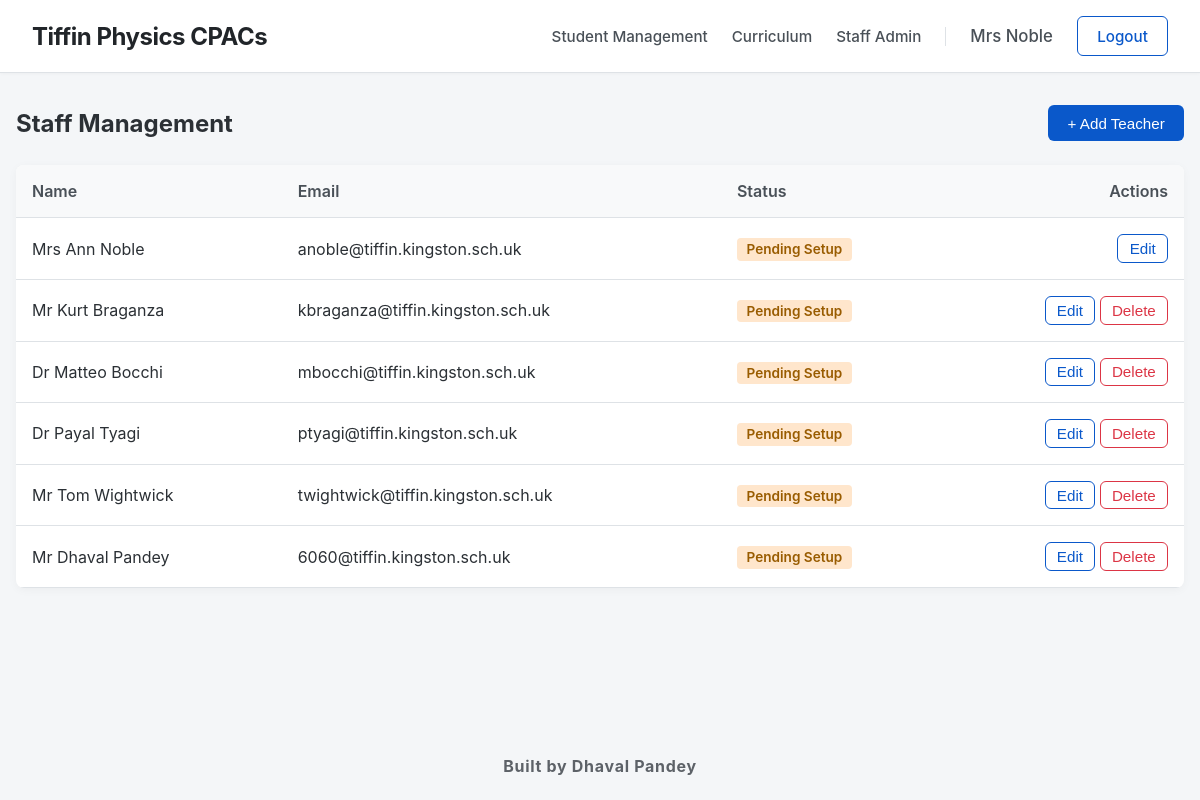
Screenshot of /teachers (signed in) with the database file from the repository.
### app.py (models this page shows, shortened)
class Teacher(UserMixin, db.Model):
    id = db.Column(db.Integer, primary_key=True)
    email = db.Column(db.String(150), unique=True, nullable=False)
    password = db.Column(db.String(200), nullable=True)
    title = db.Column(db.String(10), nullable=False)
    first_name = db.Column(db.String(100), nullable=False)
    last_name = db.Column(db.String(100), nullable=False)
    @property
    def role(self): return 'teacher'

### app.py (the view)
@app.route('/teachers')
@teacher_required
def teacher_management():
    teachers = Teacher.query.all()
    return render_template('teacher_management.html', teachers=teachers)

### app.py (called while the page is built)
@login_manager.user_loader
def load_user(user_id):
    if user_id.startswith('teacher_'): return Teacher.query.get(int(user_id.split('_')[1]))
    elif user_id.startswith('student_'): return Student.query.get(int(user_id.split('_')[1]))
    return None

def teacher_required(f):
    @wraps(f)
    def decorated_function(*args, **kwargs):
        if not current_user.is_authenticated or current_user.role != 'teacher': abort(403)
        return f(*args, **kwargs)
    return decorated_function

### templates/teacher_management.html (shortened to what this page needs)
{% extends 'base.html' %} {% block content %}
<div class="section-header">
	<h2 style="margin: 0">Staff Management</h2>
	<button
		class="btn"
		onclick="
			document.getElementById('addTeacherModal').style.display = 'flex'
		">
		+ Add Teacher
	</button>
</div>
<table class="data-table">
	<tr>
		<th>Name</th>
		<th>Email</th>
		<th>Status</th>
		<th style="text-align: right">Actions</th>
	</tr>
	{% for t in teachers %}
	<tr>
		<td>{{ t.title }} {{ t.first_name }} {{ t.last_name }}</td>
		<td>{{ t.email }}</td>
		<td>
			{% if t.password %}
			<span
				style="
					color: #0f5132;
					background: #d1e7dd;
					padding: 0.2rem 0.6rem;
					border-radius: 4px;
					font-weight: 600;
					font-size: 0.85rem;
				"
				>Active</span
			>
			{% else %}
			<span
				style="
					color: #995c00;
					background: #ffe6cc;
					padding: 0.2rem 0.6rem;
					border-radius: 4px;
					font-weight: 600;
					font-size: 0.85rem;
				"
				>Pending Setup</span
			>
			{% endif %}
		</td>
		<td style="text-align: right">
			<button
				class="btn btn-outline"
				style="padding: 0.3rem 0.7rem"
				onclick="openEditTeacher({{ t.id }}, '{{ t.title }}', '{{ t.first_name }} {{ t.last_name }}')">
				Edit
			</button>
			{% if current_user.id != t.id %}
			<form
				method="POST"
				action="{{ url_for('delete_teacher', id=t.id) }}"
				style="display: inline"
				onsubmit="return confirm('Delete teacher {{ t.last_name }}?');">
				<button
					type="submit"
					class="btn btn-danger"
					style="padding: 0.3rem 0.7rem">
					Delete
				</button>
			</form>
			{% endif %}
		</td>
	</tr>
	{% endfor %}
</table>
{% endblock %}

### templates/base.html (shortened to what this page needs)
<!doctype html>
<html lang="en">
	<head>
	</head>
	<body>
		<nav class="navbar">
			<h2>
				<a
					href="{% if current_user.is_authenticated and current_user.role == 'teacher' %}{{ url_for('dashboard') }}{% else %}{{ url_for('home') }}{% endif %}"
					class="navbar-brand"
					>Tiffin Physics CPACs</a
				>
			</h2>
			<div style="display: flex; align-items: center">
				{% if current_user.is_authenticated %} {% if current_user.role
				== 'teacher' %}
				<div class="nav-menu">
					<a href="{{ url_for('dashboard') }}" class="nav-link"
						>Student Management</a
					>
					<a
						href="{{ url_for('curriculum_management') }}"
						class="nav-link"
						>Curriculum</a
					>
					<a
						href="{{ url_for('teacher_management') }}"
						class="nav-link"
						>Staff Admin</a
					>
				</div>
				<span class="user-name"
					>{{ current_user.title }} {{ current_user.last_name }}</span
				>
				{% endif %}
				<a href="{{ url_for('logout') }}" class="btn btn-outline"
					>Logout</a
				>
				{% endif %}
			</div>
		</nav>
		<div class="content-wrapper">
			<div class="container">
				 {% block content %}{%
				endblock %}
			</div>
		</div>
		<b><footer class="site-footer">Built by Dhaval Pandey</footer></b>
	</body>
</html>

### templates/base.html (style rules this page uses)
:root { --bg: #f4f6f8; --text: #2b3035; --primary: #0a58ca; --border: #dee2e6; }
html, body { height: 100%; }
body { font-family: -apple-system, BlinkMacSystemFont, "Segoe UI", Roboto, sans-serif; background: var(--bg); color: var(--text); margin: 0; padding: 0; display: flex; flex-direction: column; }
.navbar { background: #ffffff; padding: 1rem 2rem; border-bottom: 1px solid var(--border); display: flex; justify-content: space-between; align-items: center; box-shadow: 0 1px 3px rgba(0, 0, 0, 0.03); }
.navbar h2 { margin: 0; font-weight: 700; letter-spacing: -0.5px; }
.navbar-brand { text-decoration: none; color: #212529; transition: color 0.2s ease; }
.nav-menu { display: flex; gap: 1.5rem; align-items: center; margin-right: 1.5rem; padding-right: 1.5rem; border-right: 1px solid var(--border); }
.nav-link { text-decoration: none; color: #495057; font-weight: 500; font-size: 0.95rem; transition: color 0.2s; }
.user-name { font-weight: 500; font-size: 1.05rem; margin-right: 1.5rem; color: #495057; }
.content-wrapper { flex: 1; }
.container { max-width: 1400px; margin: 2rem auto; padding: 0 1rem; }
.btn { padding: 0.6rem 1.2rem; border: none; border-radius: 6px; background: var(--primary); color: white; cursor: pointer; text-decoration: none; font-size: 0.95rem; font-weight: 500; transition: background 0.2s; }
.btn-outline { background: transparent; border: 1px solid var(--primary); color: var(--primary); }
.btn-danger { background: white; border: 1px solid #dc3545; color: #dc3545; }
.site-footer { text-align: center; padding: 1.5rem; color: #5d6268; font-size: 1rem; letter-spacing: 0.7px; background: transparent; }

### templates/teacher_management.html (style rules this page uses)
.data-table { width: 100%; border-collapse: collapse; background: white; border-radius: 8px; overflow: hidden; box-shadow: 0 2px 10px rgba(0, 0, 0, 0.04); margin-bottom: 3rem; }
.data-table th, .data-table td { padding: 1rem; text-align: left; border-bottom: 1px solid var(--border); }
.data-table th { background: #f8f9fa; font-weight: 600; color: #495057; }
.section-header { display: flex; justify-content: space-between; align-items: center; margin-bottom: 1.5rem; margin-top: 1rem; }

### rows the page displays
Teacher: title "Mrs", last_name "Noble", first_name "Ann", email "anoble@tiffin.kingston.sch.uk", shows "Pending Setup"
Teacher: title "Mr", first_name "Kurt", last_name "Braganza", email "kbraganza@tiffin.kingston.sch.uk", shows "Pending Setup"
Teacher: title "Dr", first_name "Matteo", last_name "Bocchi", email "mbocchi@tiffin.kingston.sch.uk", shows "Pending Setup"
Teacher: title "Dr", first_name "Payal", last_name "Tyagi", email "ptyagi@tiffin.kingston.sch.uk", shows "Pending Setup"
Teacher: title "Mr", first_name "Tom", last_name "Wightwick", email "twightwick@tiffin.kingston.sch.uk", shows "Pending Setup"
Teacher: title "Mr", first_name "Dhaval", last_name "Pandey", email "6060@tiffin.kingston.sch.uk", shows "Pending Setup"
